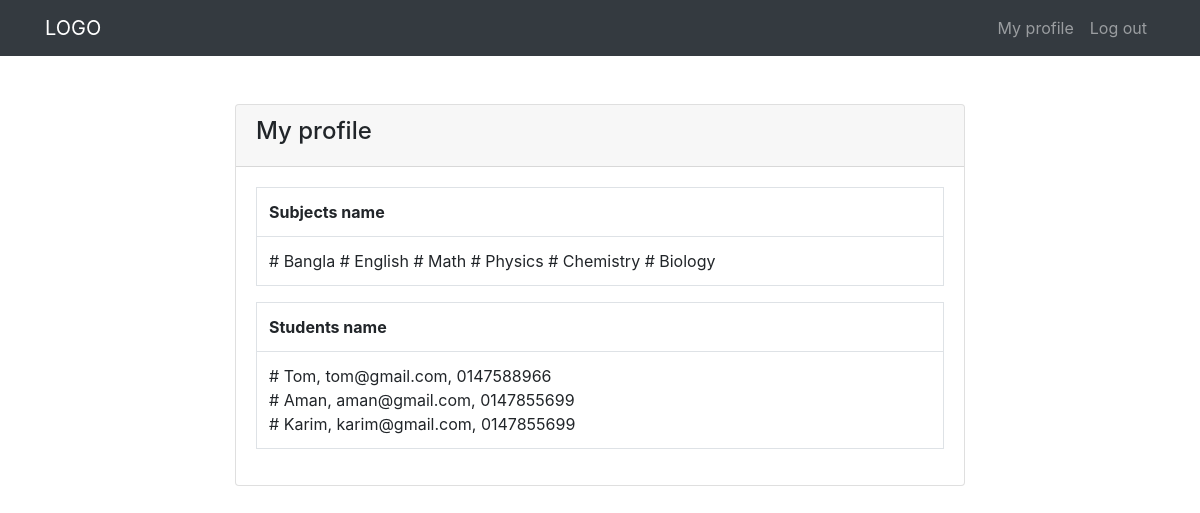
Page /pages/action.php?status=teachers (signed in) on the committed database.
### tables this page shows
CREATE TABLE `subjects` (
  `id` int(11) NOT NULL,
  `name` varchar(256) NOT NULL
);

CREATE TABLE `users` (
  `id` int(11) NOT NULL,
  `name` varchar(256) NOT NULL,
  `email` varchar(256) NOT NULL,
  `password` varchar(256) NOT NULL,
  `mobile` varchar(256) NOT NULL,
  `type` tinyint(1) NOT NULL
);

### app/classes/Subjects.php (called while the page is built, shortened)
<?php
class Subjects
{
  private $data;
  public function getMySubject()
  {
    $this->link = mysqli_connect("localhost", "root", "", "php_crud");
    if ($this->link) {
      $this->sql = "SELECT * FROM `subjects`";
      if (mysqli_query($this->link, $this->sql)) {
        $this->queryResult = mysqli_query($this->link, $this->sql);
        $this->i = 0;
        while ($this->row = mysqli_fetch_assoc($this->queryResult)) {
          $this->data[$this->i]["id"] = $this->row["id"];
          $this->data[$this->i]["name"] = $this->row["name"];
          $this->i++;
        }
        return $this->data;
      }
      else {
        die("Query problem..." . mysqli_error($this->link));
      }
    }
  }
}

### app/classes/Users.php (called while the page is built, shortened)
<?php
class Users
{
  private $data;
  public function getMyStudents()
  {
    $this->link = mysqli_connect("localhost", "root", "", "php_crud");
    if ($this->link) {
      $this->sql = "SELECT * FROM `users` WHERE `type` = 2";
      if (mysqli_query($this->link, $this->sql)) {
        $this->queryResult = mysqli_query($this->link, $this->sql);
        $this->i = 0;
        while ($this->row = mysqli_fetch_assoc($this->queryResult)) {
          $this->data[$this->i]["name"] = $this->row["name"];
          $this->data[$this->i]["email"] = $this->row["email"];
          $this->data[$this->i]["mobile"] = $this->row["mobile"];
          $this->data[$this->i]["type"] = $this->row["type"];
          $this->i++;
        }
        return $this->data;
      }
      else {
        die("Query problem..." . mysqli_error($this->link));
      }
    }
  }
}

### pages/teachers.php (the view, shortened to what this page needs)
<?php include "./includes/header.php"; ?>
  <section class="py-5">
    <div class="container">
      <div class="row">
        <div class="col-md-8 mx-auto">
          <div class="card">
            <div class="card-header">
              <h4>My profile</h4>
            </div>
            <div class="card-body">
              <table class="table table-bordered table-hover">
                <tr>
                  <th>Subjects name</th>
                </tr>
                <tr class="text-justify">
                  <td>
                    <?php if (isset($subjects)) {
                      foreach ($subjects as $subject) { ?>
                        <span><?php echo "# " . $subject["name"]; ?></span>
                      <?php }
                    } ?>
                  </td>
                </tr>
              </table>
              <table class="table table-bordered table-hover">
                <tr>
                  <th>Students name</th>
                </tr>
                <tr class="text-justify">
                  <td>
                    <?php if (isset($students)) {
                      foreach ($students as $student) { ?>
                        <span><?php echo "# " . $student["name"] . ", " . $student["email"] . ", " . $student["mobile"] . "<br/>"; ?></span>
                      <?php }
                    } ?>
                  </td>
                </tr>
              </table>
            </div>
          </div>
        </div>
      </div>
    </div>
  </section>
<?php include "./includes/footer.php"; ?>

### rows in the picture
subjects: name "Bangla"
subjects: name "English"
subjects: name "Math"
subjects: name "Physics"
subjects: name "Chemistry"
subjects: name "Biology"
users: name "Tom", email "tom@gmail.com", mobile "0147588966"
users: name "Aman", email "aman@gmail.com", mobile "0147855699"
users: name "Karim", email "karim@gmail.com", mobile "0147855699"
